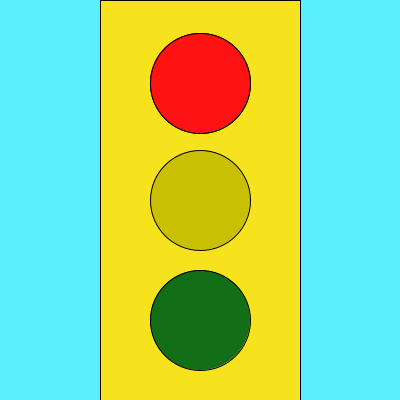
Frame 1 (no input)
Frame 60 (the mouse pressed at the canvas centre just before this capture): identical to frame 1, image omitted
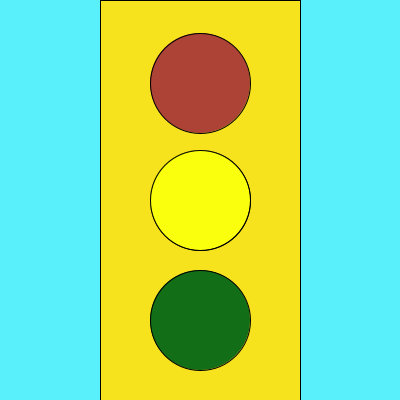
Frame 120 (the mouse held since frame 60 and released just before this capture)

The Processing sketch that drew these frames (run headless with seeded random() and noise(); from frame 60 on, the mouse is pressed at the canvas centre):

// Processing sketch: processing_163025
// ── processing_163025.pde


boolean rlight = true;
boolean ylight = false;
boolean glight = false;


void setup(){
size(400,400);
background(#59F0FC);
smooth();

}

void draw(){
  stroke(0);
  fill(#F7E21E);
  rectMode(CENTER);
  rect(width/2,height/2,width/2,height);

//Top Light
  fill(#AD4236);
  ellipseMode(CENTER);
  ellipse(width/2,height/3 - 50,width/4,height/4);

//Middle Light
  fill(#C9C004);
  ellipseMode(CENTER);
  ellipse(width/2,height/2,width/4,height/4);

//Bottom Light
  fill(#136F17);
  ellipseMode(CENTER);
  ellipse(width/2,height - 80,width/4,height/4);

 //END OF DEFAULT LIGHT SETTINGS
 
 
 
 
 //Red Light turn on
 if (rlight == true){
    fill(#FF1212);
    ellipseMode(CENTER);
    ellipse(width/2,height/3 - 50,width/4,height/4);
 } 


//Green light turn on
 if (glight == true){
  fill(#03FC0C);
  ellipseMode(CENTER);
  ellipse(width/2,height - 80,width/4,height/4);
 }


//Yellow Light Turn on 
    if (ylight == true){
 
  
      fill(#FAFF0D);
      ellipseMode(CENTER);
      ellipse(width/2,height/2,width/4,height/4);
  }
 

 }









//Mouse Click Function



void mousePressed(){
  
  if(rlight == false && ylight == false && glight == false){
    rlight = !rlight;
  
  }
 else if(rlight == true){
   rlight = !rlight;
   ylight = !ylight;

 }
 else if(ylight == true){
   ylight = !ylight;
   glight = !glight;
 
 } else if(glight == true){
   glight = !glight;
   rlight = !rlight;
 
 }
}
